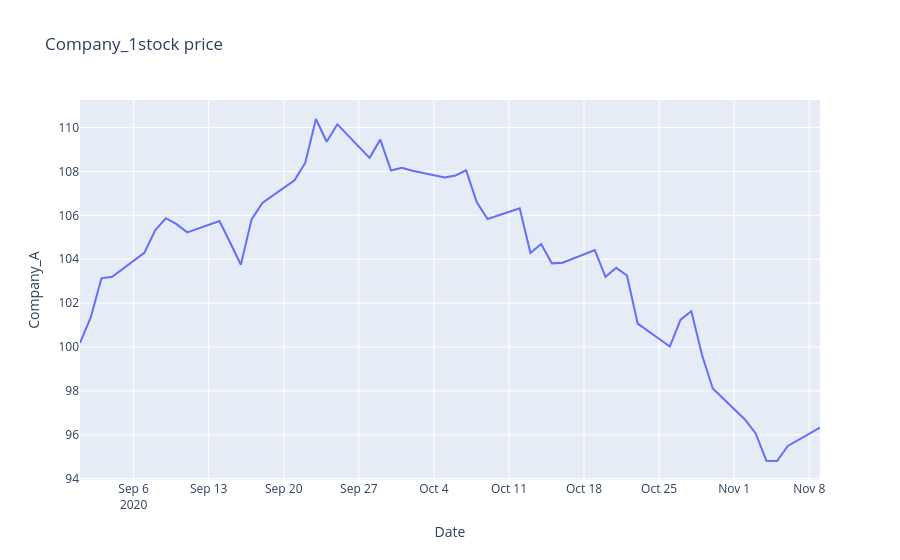

The cell this chart's notebook holds for it:
### Code cell
import plotly.express as px
import numpy as np 
import pandas as pd


returns = np.random.randn(50)
price = 100 + np.cumsum(returns)

dates = pd.date_range(start='2020-09-01', periods=50, freq='B')
df = pd.DataFrame(zip(dates, price),
                  columns=['Date','Company_A'])

fig = px.line(df, x='Date', y="Company_A",title="Company_1stock price")

fig.show()
df.head()
